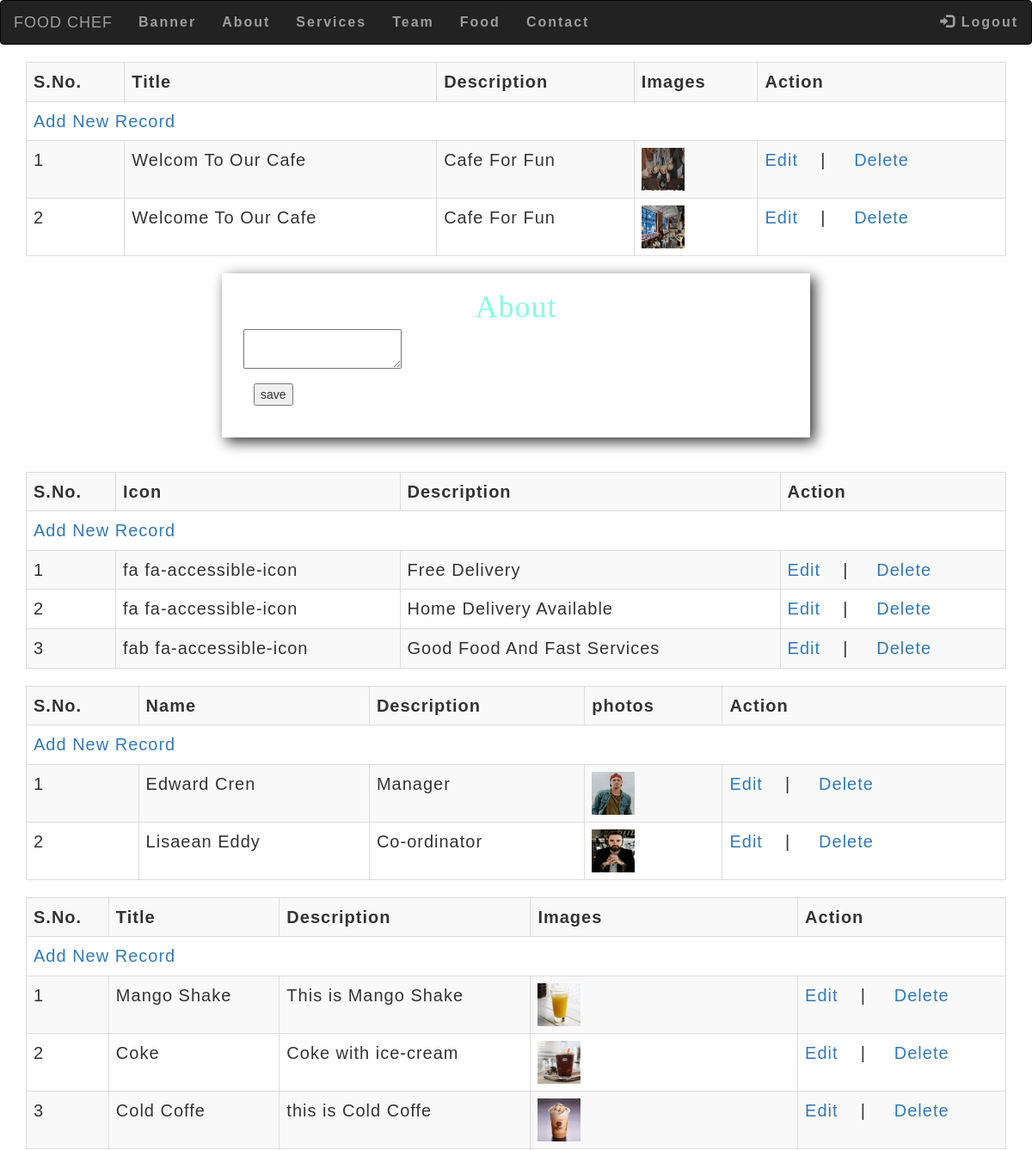
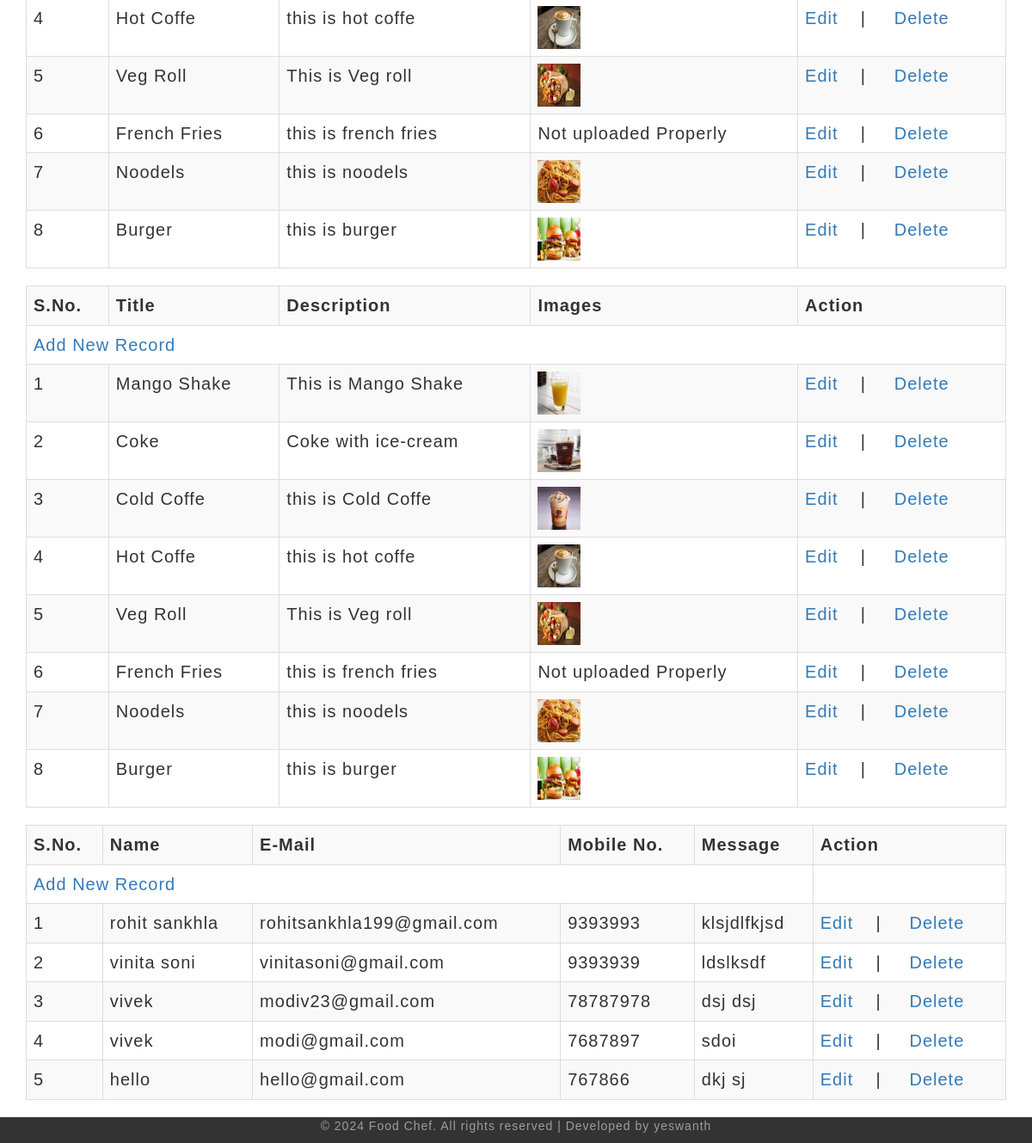
Screenshot of /admin/ (signed in) with the database file from the repository (2 pictures, top to bottom).
### tables this page shows
CREATE TABLE `banner` (
  `id` int(5) NOT NULL,
  `title` varchar(100) DEFAULT NULL,
  `description` text DEFAULT NULL,
  `image` text DEFAULT NULL
);

CREATE TABLE `services` (
  `id` int(7) NOT NULL,
  `icon` text NOT NULL,
  `description` text NOT NULL
);

CREATE TABLE `team` (
  `id` int(5) NOT NULL,
  `name` varchar(100) DEFAULT NULL,
  `title` text DEFAULT NULL,
  `photo` text DEFAULT NULL
);

CREATE TABLE `food` (
  `id` int(7) NOT NULL,
  `title` varchar(100) NOT NULL,
  `description` text NOT NULL,
  `image` text NOT NULL
);

CREATE TABLE `contact` (
  `id` int(7) NOT NULL,
  `name` varchar(50) NOT NULL,
  `email` varchar(100) NOT NULL,
  `mobileno` varchar(100) NOT NULL,
  `msg` text NOT NULL
);

### admin/libs/Db.php (called while the page is built, shortened)
<?php
class Db{
	function __construct(){
		$this->con=mysqli_connect(HOSTNAME,USERNAME,PASSWORD,DB);
	}
	function fetchAll($sql){
		return mysqli_fetch_all(mysqli_query($this->con,$sql),MYSQLI_ASSOC);
	}
}
 ?>

### admin/modules/food/index.php (the view, shortened to what this page needs)
<?php
	$alldata=$dbobj->fetchAll("select * from food order by id desc");
?>
<table class="table table-bordered table-striped table-hover">
	<tr>
		<th>S.No.</th>
		<th>Title</th>
		<th>Description</th>
		<th>Images</th>
		<th>Action</th>
	</tr>
	<tr>
	<td colspan="5"><a href="<?php echo BASEURL;?>">Add New Record</a></td>
	</tr>
	<?php
	$sno=0;
	foreach ($alldata as $data) {
	?>
	<tr>
		<td><?php echo ++$sno; ?></td>
		<td><?php echo $data['title'] ?></td>
		<td><?php echo $data['description'] ?></td>
		<td>
			<?php if($data['image']){
							if(file_exists("public/images/$data[image]")){
							?>
								<img class="one" src="<?php echo BASEURL."public/images/$data[image]";?>" height="50px" width="50px" />
							<?php
							}else{
								echo "Not uploaded Properly";
							}
						}else{
							echo "not uploaded";
						}
			?>
		</td>
		<td>
		<a href="<?php echo BASEURL;?>">Edit</a>&nbsp; &nbsp; | &nbsp; &nbsp;
		<a href="">Delete</a>
		</td>
	</tr>
	<?php } ?>
</table>

### admin/header.php (shortened to what this page needs)
<!DOCTYPE html>
<html lang="en">
<head>
  <link rel="stylesheet" href="https://maxcdn.bootstrapcdn.com/bootstrap/3.4.0/css/bootstrap.min.css">
</head>
<body>
<nav class="navbar navbar-inverse">
  <div class="container-fluid">
    <div class="navbar-header">
      <a class="navbar-brand" href="#">FOOD CHEF</a>
    </div>
    <ul class="nav navbar-nav">
        <?php
        if(isset($_SESSION['logindtl'])){
        ?>
          <li><a class="nav-link" href="#Banner">Banner</a></li>
          <li><a class="nav-link" href="#about">About</a></li>
          <li><a class="nav-link" href="#services">Services</a></li>
          <li><a class="nav-link" href="#team">Team</a></li>
          <li><a class="nav-link" href="#food">Food</a></li>
          <li><a class="nav-link" href="#contact">Contact</a></li>
        <?php
      } ?>
        </ul>
    <ul class="nav navbar-nav navbar-right">
        <?php
        if(!isset($_SESSION['logindtl'])){
        ?>
      <li><a href="<?php echo BASEURL;?>"><span class="glyphicon glyphicon-log-in"></span> Login</a></li>
    <?php }else{ ?>
      <li><a href="<?php echo BASEURL;?>/modules/logout"><span class="glyphicon glyphicon-log-in"></span> Logout</a></li>
    <?php }?>
    </ul>
  </div>
</nav>
<div class="container">

### admin/index.php (shortened to what this page needs)
<?php
$mod='login';
$do='index';
if(isset($_SESSION['logindtl'])){
	if(isset($_GET['url'])){
		$url=explode('/',rtrim($_GET['url'],'/'));
		$mod=$url[0];
		if(isset($url[1]))
			$do=$url[1];
		if(isset($url[2]))
			$id=$url[2];
		if($mod=='login' && $do=='index'){
			$mod="banner";
			$do="index";
		}
	}
	else{
		$mod="banner";
		$do="index";
	}
}
include 'libs/Db.php';
$dbobj=new Db;
include "header.php";
if(file_exists("modules/$mod/$do.php")){
	include "modules/$mod/$do.php";
}else{
	include "modules/photo_gallary/index.php";
}
include 'footer.php';

### admin/modules/banner/index.php (shortened to what this page needs)
 <?php
	$alldata=$dbobj->fetchAll("select * from banner order by id desc");
?>
<table class="table table-bordered table-striped table-hover">
	<tr>
		<th>S.No.</th>
		<th>Title</th>
		<th>Description</th>
		<th>Images</th>
		<th>Action</th>
	</tr>
	<tr>
		<td colspan="5"><a href="<?php echo BASEURL;?>">Add New Record</a></td>
	</tr>
	<?php
	$sno=0;
	foreach ($alldata as $data) {
	?>
	<tr>
		<td><?php echo ++$sno; ?></td>
		<td><?php echo $data['title'] ?></td>
		<td><?php echo $data['description'] ?></td>
		<td>
			<?php if($data['image']){
							if(file_exists("public/images/$data[image]")){
							?>
								<img class="one" src="<?php echo BASEURL."public/images/$data[image]";?>" height="50px" width="50px" />
							<?php
							}else{
								echo "Not uploaded Properly";
							}
						}else{
							echo "not uploaded";
						}
			?>
		</td>
		<td>
			<a href="<?php echo BASEURL;?>">Edit</a>&nbsp; &nbsp; | &nbsp; &nbsp;
			<a href="">Delete</a>
		</td>
	</tr>
	<?php } ?>
</table>
<?php include "modules/about/index.php";?>
<div class="section">
	<?php include "modules/services/index.php";?>
	<?php include "modules/team/index.php";?>
	<?php include "modules/food/index.php";?>
	<?php include "modules/food/index.php";?>
	<?php include "modules/contact/index.php";?>
</div>

### admin/modules/about/index.php (shortened to what this page needs)
<link rel="stylesheet" type="text/css" href="public/css/style.css">
    <link href="public/css/font-awesome.min.css" rel="stylesheet">
<form method="post" action="">
	<h1>About</h1>
	<div class="main">
		<textarea name="description" id="editor"><?php echo (isset($description))?$description:'';?></textarea>
		<div class="one">
			<button type="submit">save</button>
	 	</div>
	 </div>
</form>

### admin/modules/services/index.php (shortened to what this page needs)
<?php
	$alldata=$dbobj->fetchAll("select * from services order by id desc");
?>
<table class="table table-bordered table-striped table-hover">
	<tr>
		<th>S.No.</th>
		<th>Icon</th>
		<th>Description</th>
		<th>Action</th>
	</tr>
	<tr>
	<td colspan="5"><a href="<?php echo BASEURL;?>">Add New Record</a></td>
	</tr>
	<?php
	$sno=0;
	foreach ($alldata as $data) {
	?>
	<tr>
		<td><?php echo ++$sno; ?></td>
		<td><?php echo $data['icon'] ?></td>
		<td><?php echo $data['description'] ?></td>
		<td>
		<a href="<?php echo BASEURL;?>">Edit</a>&nbsp; &nbsp; | &nbsp; &nbsp;
		<a href="">Delete</a>
		</td>
	</tr>
	<?php } ?>
</table>

### admin/modules/team/index.php (shortened to what this page needs)
<?php
	$alldata=$dbobj->fetchAll("select * from team order by id desc");
?>
<table class="table table-bordered table-striped table-hover">
	<tr>
		<th>S.No.</th>
		<th>Name</th>
		<th>Description</th>
		<th>photos</th>
		<th>Action</th>
	</tr>
	<tr>
	<td colspan="5"><a href="<?php echo BASEURL;?>">Add New Record</a></td>
	</tr>
	<?php
	$sno=0;
	foreach ($alldata as $data) {
	?>
	<tr>
		<td><?php echo ++$sno; ?></td>
		<td><?php echo $data['name'] ?></td>
		<td><?php echo $data['title'] ?></td>
		<td>
			<?php if($data['photo']){
							if(file_exists("public/images/$data[photo]")){
							?>
								<img class="one" src="<?php echo BASEURL."public/images/$data[photo]";?>" height="50px" width="50px" />
							<?php
							}else{
								echo "Not uploaded Properly";
							}
						}else{
							echo "not uploaded";
						}
			?>
		</td>
		<td>
		<a href="<?php echo BASEURL;?>">Edit</a>&nbsp; &nbsp; | &nbsp; &nbsp;
		<a href="">Delete</a>
		</td>
	</tr>
	<?php } ?>
</table>

### admin/modules/contact/index.php (shortened to what this page needs)
<?php
	$alldata=$dbobj->fetchAll("select * from contact order by id desc");
?>
<table class="table table-bordered table-striped table-hover">
	<tr>
		<th>S.No.</th>
		<th>Name</th>
		<th>E-Mail</th>
		<th>Mobile No.</th>
		<th>Message</th>
		<th>Action</th>
	</tr>
	<tr>
		<td colspan="5"><a href="<?php echo BASEURL;?>">Add New Record</a></td>
	</tr>
	<?php
	$sno=0;
	foreach ($alldata as $data) {
	?>
	<tr>
		<td><?php echo ++$sno; ?></td>
		<td><?php echo $data['name'] ?></td>
		<td><?php echo $data['email'] ?></td>
		<td><?php echo $data['mobileno'] ?></td>
		<td><?php echo $data['msg'] ?></td>
		<td>
		<a href="<?php echo BASEURL;?>">Edit</a>&nbsp; &nbsp; | &nbsp; &nbsp;
		<a href="">Delete</a>
		</td>
	</tr>
	<?php } ?>
</table>

### admin/footer.php
</div>
<div style="background-color: #333; text-align: center;color: #9d9d9d;height: 30px">
	<p>© 2024 Food Chef. All rights reserved | Developed by yeswanth</p>
</div>
</body>
</html>

### admin/public/css/style.css (style rules this page uses)
html { scroll-behavior: smooth; }
html, body { padding: 0; margin: 0; background: #fff; letter-spacing: 1px; font-family: 'Mada', sans-serif; }
body a { outline: none; transition: 0.5s all; -webkit-transition: 0.5s all; -moz-transition: 0.5s all; -o-transition: 0.5s all; -ms-transition: 0.5s all; text-decoration: none; cursor:pointer !important; }
button,.btn { cursor:pointer !important; }
select, input[type="email"], input[type="text"], input[type=password], input[type="button"], input[type="submit"], textarea { font-family: 'Mada', sans-serif; transition: 0.5s all; -webkit-transition: 0.5s all; -moz-transition: 0.5s all; -o-transition: 0.5s all; -ms-transition: 0.5s all; letter-spacing: 1px; }
h1, h2, h3, h4, h5, h6 { margin: 0; padding: 0; letter-spacing: 1px; font-family: 'Poiret One', cursive; }
p { margin: 0; padding: 0; letter-spacing: 1px; font-family: 'Mada', sans-serif; }
ul { margin: 0; padding: 0; list-style-type: none; }
ul li { display: inline-block; }
nav { margin: 0; padding: 0; }
nav:after { content: ""; display: table; clear: both; }
nav ul { float: right; padding: 0; margin: 0; list-style: none; position: relative; }
nav ul li { margin: 0px; display: inline-block; float: left; }
nav ul li a { color: #fff; text-transform: capitalize; font-weight: 700; font-size: 16px; letter-spacing: 2px; background: transparent; padding: 7px 20px; display: inline-block; transition: 0.5s all; -webkit-transition: 0.5s all; -moz-transition: 0.5s all; -o-transition: 0.5s all; -ms-transition: 0.5s all; }
li>a:only-child:after { content: ''; }
@media (max-width:1280px) { nav ul li a { padding: 7px 23px; } }

### admin/modules/banner/index.php (style rules this page uses)
table { font-size: 18px; }
.section { margin-top: 40px; }

### admin/modules/about/index.php (style rules this page uses)
form { padding: 20px; background-color:#fff; width: 60%; margin: 0 auto; box-shadow: 5px 5px 15px; }
form h1 { text-align: center; color: #83FFE3; margin: 0; }
div.main { padding: 5px; }
form div.one { padding: 12px; margin: 0 auto; width: 100%; }
form div.one button { margin: 0 auto; }

### admin/modules/services/index.php (style rules this page uses)
table { font-size: 20px; }

### admin/modules/team/index.php (style rules this page uses)
table { font-size: 20px; }

### admin/modules/food/index.php (style rules this page uses)
table { font-size: 20px; }

### admin/modules/contact/index.php (style rules this page uses)
table { font-size: 20px; }

### rows the page displays
banner: title "Welcom To Our Cafe", description "Cafe For Fun", image (picture)
banner: title "Welcome To Our Cafe", description "Cafe For Fun", image (picture)
services: icon "fa fa-accessible-icon", description "Free Delivery"
services: icon "fa fa-accessible-icon", description "Home Delivery Available"
services: icon "fab fa-accessible-icon", description "Good Food And Fast Services"
team: name "Edward Cren", title "Manager", photo (picture)
team: name "Lisaean Eddy", title "Co-ordinator", photo (picture)
food: title "Mango Shake", description "This is Mango Shake", image (picture)
food: title "Coke", description "Coke with ice-cream", image (picture)
food: title "Cold Coffe", description "this is Cold Coffe", image (picture)
food: title "Hot Coffe", description "this is hot coffe", image (picture)
food: title "Veg Roll", description "This is Veg roll", image (picture)
food: title "French Fries", description "this is french fries", shows "Not uploaded Properly"
food: title "Noodels", description "this is noodels", image (picture)
food: title "Burger", description "this is burger", image (picture)
contact: name "rohit sankhla", email "rohitsankhla199@gmail.com", mobileno "9393993", msg "klsjdlfkjsd"
contact: name "vinita soni", email "vinitasoni@gmail.com", mobileno "9393939", msg "ldslksdf"
contact: name "vivek", email "modiv23@gmail.com", mobileno "78787978", msg "dsj dsj"
contact: name "vivek", email "modi@gmail.com", mobileno "7687897", msg "sdoi"
contact: name "hello", email "hello@gmail.com", mobileno "767866", msg "dkj sj"
